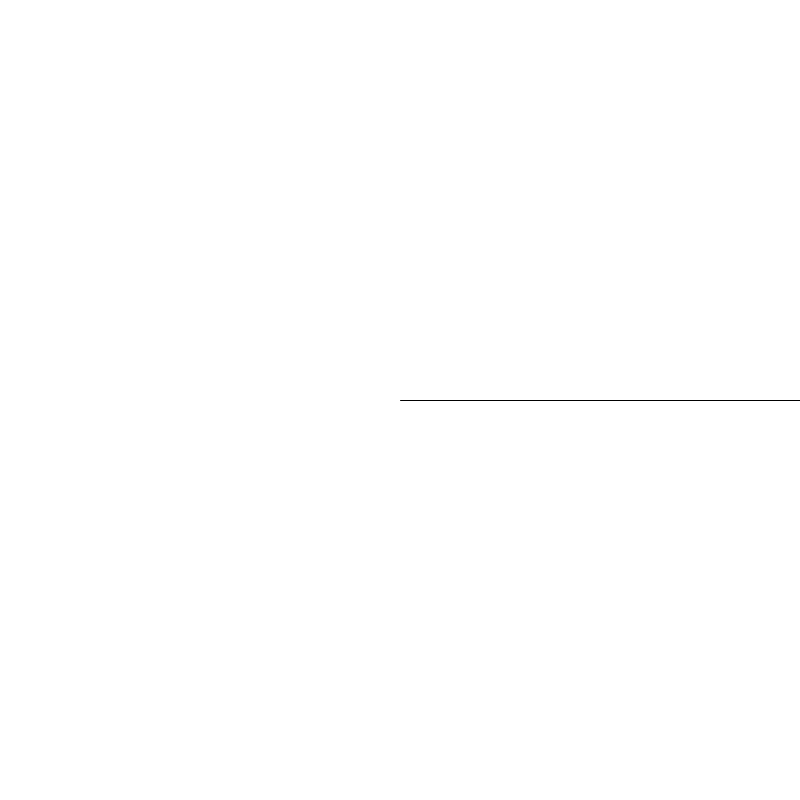
Frame 1 (no input)
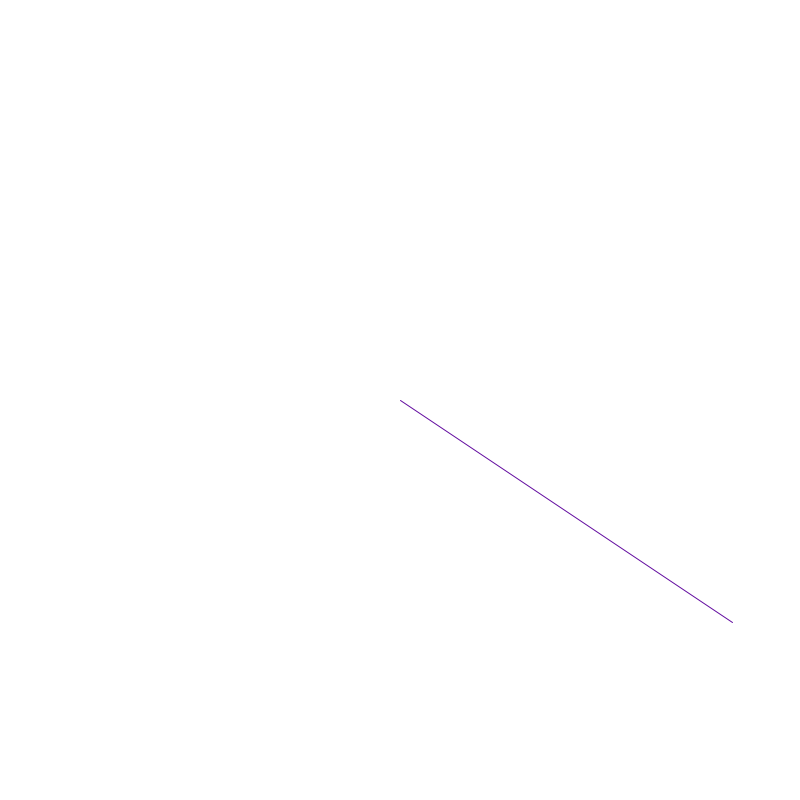
Frame 60 (the mouse pressed at the canvas centre just before this capture)
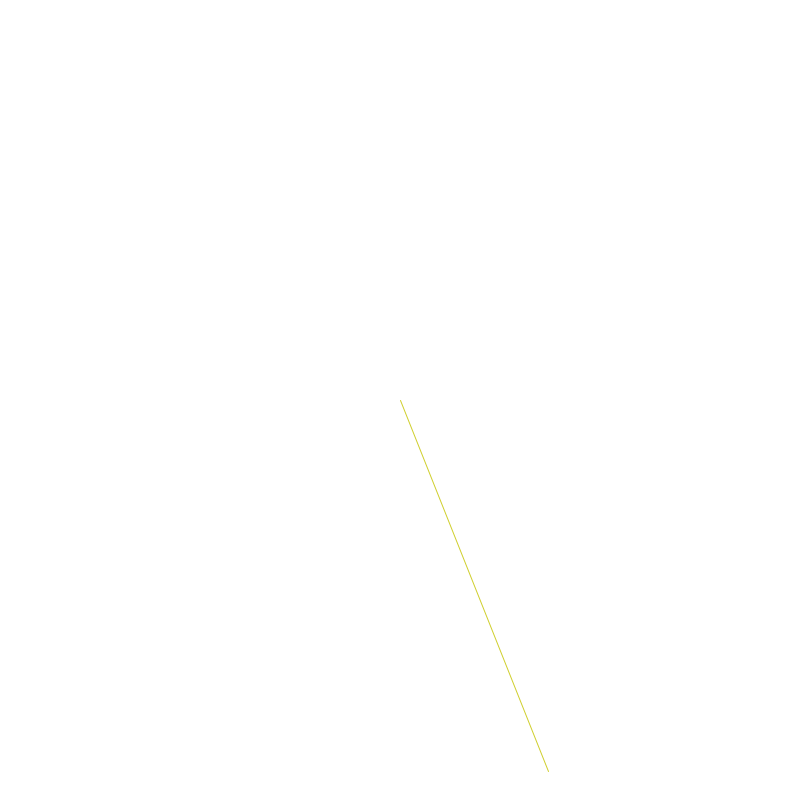
Frame 120 (the mouse held since frame 60 and released just before this capture)

The Processing sketch that drew these frames (run headless with seeded random() and noise(); from frame 60 on, the mouse is pressed at the canvas centre):

// Processing sketch: Lecture_2_plot
// ── Lecture_2_plot.pde
void setup(){
  size(800,800);
}

float ang=0;
void draw(){
  background(255);
  translate(width/2,height/2);
  //translate
  //scale//strokeWight(0) with it//
  rotate(ang);
  line(0,0,400,0);
  stroke(random(255),random(255),random(255));
  ang+=.01;
  
  
}
